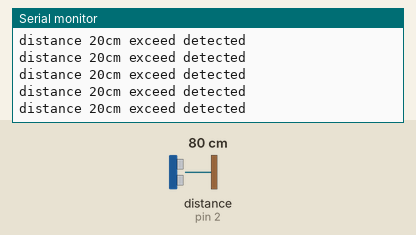
Recording of a sketch running on a simulated Arduino Uno, built with avr-gcc and run on an emulated ATmega328P. On the bench: the last lines printed to the serial monitor. Wiring (inferred from the names in the program): ultrasonic range finder: trigger pin 3; echo pin 2. The inputs (shaded band) are chosen by the test bench; at power-on: distance to the obstacle (sensor on pin 2) 80 cm. The echo pulse lasts 58.3 µs per cm.

Above: at 1.2 s.
1.3 s: distance to the obstacle (sensor on pin 2) set to 2 cm
At 1.39 s:
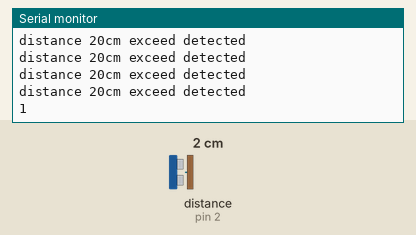
3.2 s: distance to the obstacle (sensor on pin 2) set to 60 cm
At 3.27 s:
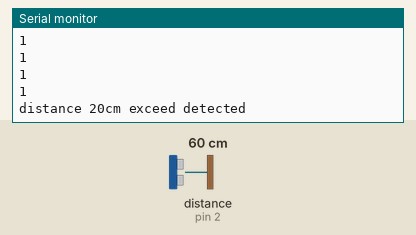

Measured:
- after the input at 1.3 s, the serial monitor: prints a new line after 0.08 s (image 1)

The sketch:

RangeDetection.ino
```cpp
#define ECHOPIN 2                            // Pin to receive echo pulse
#define TRIGPIN 3                            // Pin to send trigger pulse

void setup(){
  Serial.begin(9600);
  pinMode(ECHOPIN, INPUT);
  pinMode(TRIGPIN, OUTPUT);
}

void loop(){
  digitalWrite(TRIGPIN, LOW);                   // Set the trigger pin to low for 2uS
  delayMicroseconds(2);
  digitalWrite(TRIGPIN, HIGH);                  // Send a 10uS high to trigger ranging
  delayMicroseconds(10);
  digitalWrite(TRIGPIN, LOW);                   // Send pin low again
  int distance = pulseIn(ECHOPIN, HIGH);        // Read in times pulse
  distance= distance/58;                        // Calculate distance from time of pulse

  delay(50);                                    // Wait 50mS before next ranging

  if (distance > 19) {
    Serial.println("distance 20cm exceed detected");
  } else {
    Serial.println(distance);
  }
}
```
